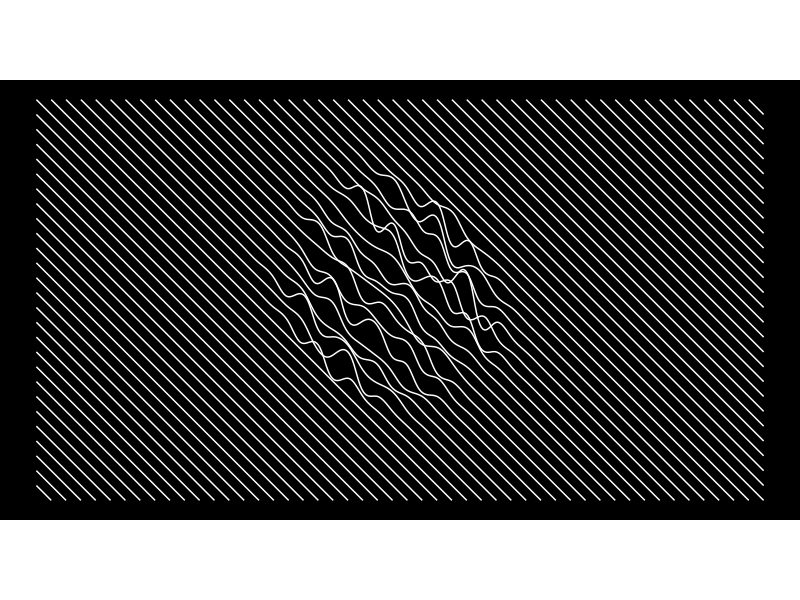
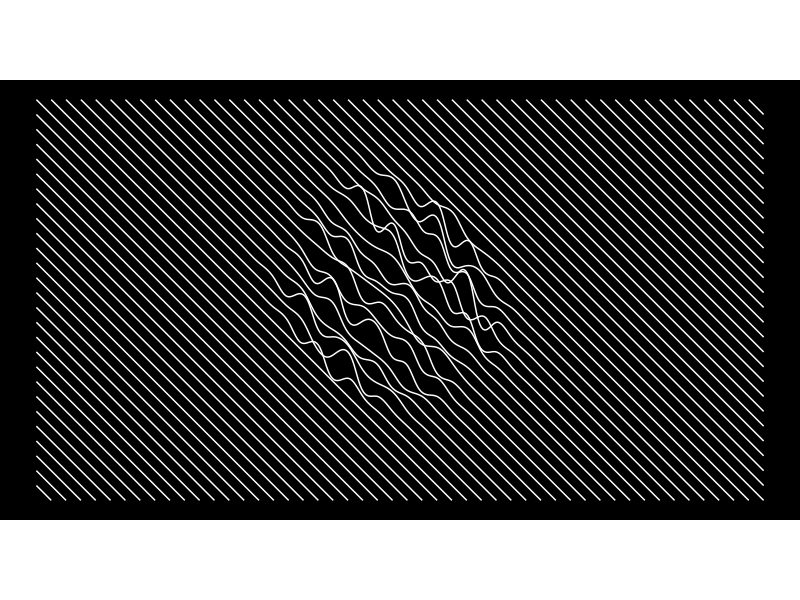
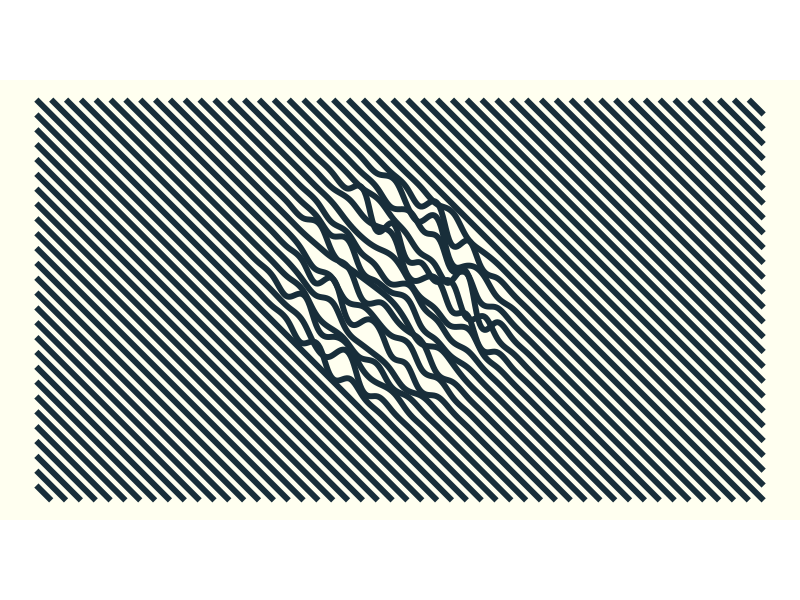

These charts were generated, in order, by the following R code:
# Author: Stuart Morrison
# Date: 28 May 2019
library(tidyverse, quietly = T)
library(magrittr, quietly = T)
library(scales, quietly = T)

"###############################################################################
#### Diagonal lines ####
###############################################################################"

################################################################################
#### Function to make segments ####
################################################################################

    segment_maker <- function(x, y, group,
                              normal_force) {

        temp <- tibble(x_0 = x, y_0 = y, group = group,
                       xx = x + (normal_force / sqrt(2)),
                       yy = y + (normal_force / sqrt(2)))

        return(temp)

    }

    normal_force_maker <- function(x_mid, y_mid, radius,
                                   x, y, severity = 0.5) {

        if (sqrt((x_mid - x) ^ 2 + (y_mid - y) ^ 2) <= radius) {
            degree <- runif(n = 1, min = -severity, max = severity)
            return(degree)
        } else {
            return(0)
        }

    }

################################################################################
#### Make data ####
################################################################################

    x_res <- 50
    y_res <- 28
    group <- 0
    lines <- tibble()

    for (y_int in (1 - x_res):(y_res - 1)) {
        group <- group + 1
        for (xx in 1:x_res) {
            if (((y_int + xx) >= 1) & ((y_int + xx) <= y_res)) {
                temp_normal <- normal_force_maker(x_mid = x_res / 2, y_mid = y_res / 2,
                                                  radius = min(x_res / 4, y_res / 4),
                                                  x = xx, y = (y_int + xx))

                lines %<>% bind_rows(tibble(x = xx + temp_normal / sqrt(2),
                                            y = (y_int + xx) - temp_normal / sqrt(2),
                                            group = y_int))

            }


        }

    }

################################################################################
#### Interpolate lines ####
################################################################################

    splines <- tibble()

    for (i in unique(lines$group)) {

        temp_data <- lines %>%
                        filter(group == i)

        splines %<>% bind_rows(as_tibble(spline(temp_data$x, temp_data$y, method = "natural", n = 9 * nrow(temp_data))) %>%
                                   mutate(group = i))

    }

################################################################################
#### Plot ####
################################################################################

    g <- ggplot() +
            coord_fixed() +
            geom_path(data = splines,
                        aes(x = x, y = -y, group = group),
                        col = "#FFFFFF") +
            theme_void() +
            theme(plot.background = element_rect(fill = "#000000",
                                                 colour = NA))
    ggsave(filename = "Charts/diagonal_lines.png", plot = g,
           width = 26.7, height = 15, units = "in", bg = "#000000")

################################################################################
#### Plot smaller version ####
################################################################################

    ggsave(filename = "Charts/diagonal_lines_lo_res.png", plot = g,
           width = 13.35, height = 7.5, units = "in", bg = "#000000")

################################################################################
#### Plot in cream ####
################################################################################

    g <- ggplot() +
            coord_fixed() +
            geom_path(data = splines,
                      aes(x = x, y = -y, group = group),
                      col = "#182E3A",
                      size = 2) +
            theme_void() +
            theme(plot.background = element_rect(fill = "#fffff0",
                                                 colour = NA))
    ggsave(filename = "Charts/diagonal_lines_cream.png", plot = g,
           width = 26.7, height = 15, units = "in", bg = "#fffff0")

